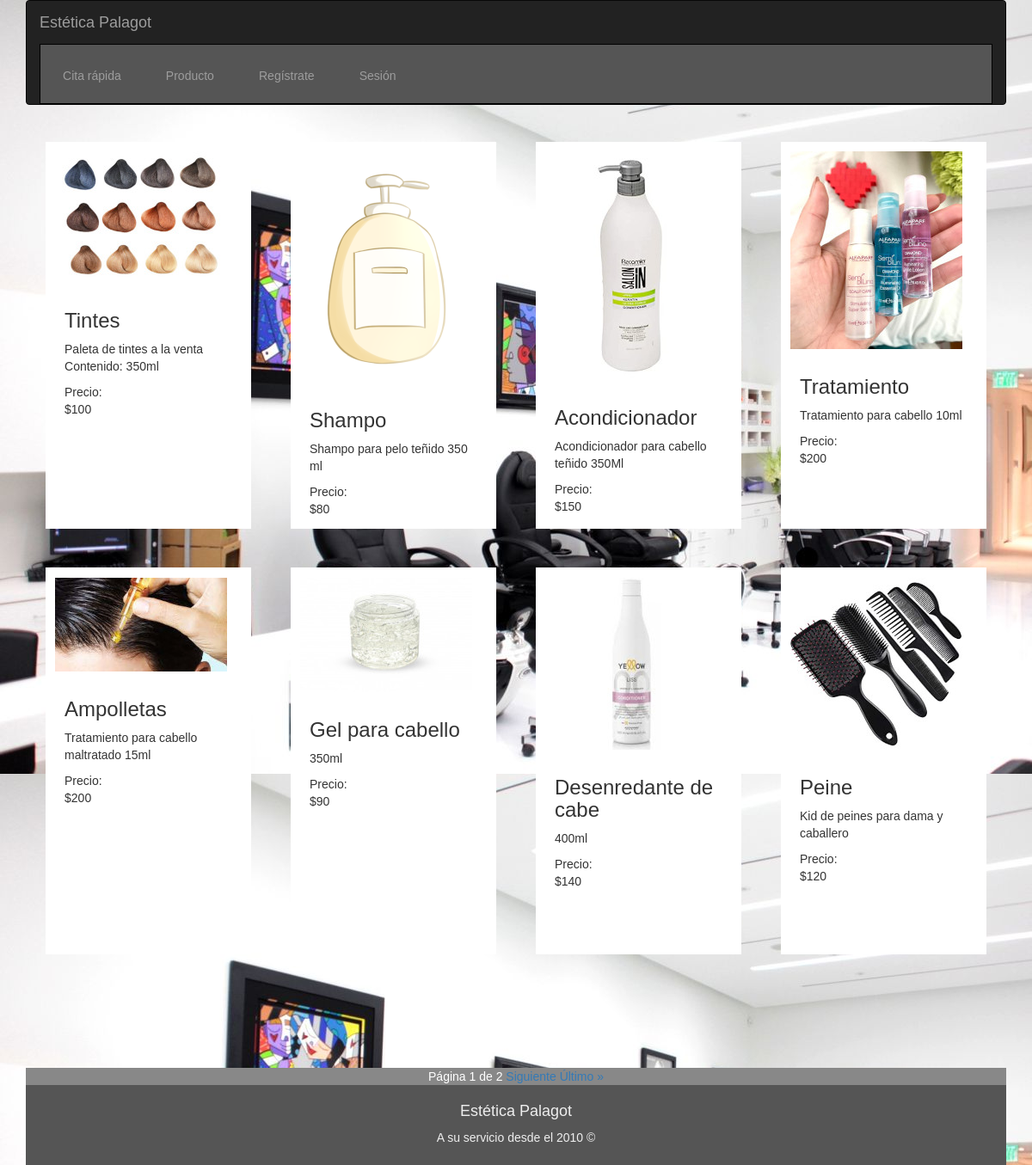
/producto, run on the app's committed database.
### Ejemplo1App/models.py (models this page shows, shortened)
class Producto(models.Model):
    title= models.CharField( max_length=20 )
    description= models.TextField()
    presio= models.IntegerField()
    stok= models.IntegerField()
    vendido= models.IntegerField()
    image= models.ImageField(default='null',upload_to="producto")
    class Meta:
        verbose_name = 'Articulo'
        verbose_name_plural = 'Articulos'

### Ejemplo1App/views.py (the view)
# urls.py: path('producto', views.producto, name='producto'),
def producto(request):
    producto = Producto.objects.all()
    paginador = Paginator(producto,8)
    pagina = request.GET.get('page')
    page_production = paginador.get_page(pagina)
    return render(request,'producto.html', {'productos': page_production})

### Ejemplo1App/templates/producto.html
{% extends 'layout.html' %}
{% block content %}
<div class="producto">
    {% for producto in productos %}
        <div class="fondProd">
            {% if producto.image %}
                <div class= "imgProd">
                    <img src= "{{producto.image.url}}" />
                </div>
            {% endif %}
            <div class= "infProd">
                <h3>{{ producto.title }}</h3>
                <p>{{ producto.description }}</p>
                <p>Precio: <br>${{ producto.presio }}</p>
            </div>
        </div>
    {% endfor %}
</div>
{% include 'pagination.html' %}
{% endblock %}

### Ejemplo1App/templates/layout.html (shortened to what this page needs)
<!DOCTYPE html>
{% load static %}
<html lang="en">
<head>
    <link rel="stylesheet" href="{% static 'css/styles.css' %}">
    <link rel="stylesheet" href="https://maxcdn.bootstrapcdn.com/bootstrap/3.4.1/css/bootstrap.min.css">
</head>
<body>
    <div class="container">
    <nav class="navbar navbar-inverse">
        <div class="container-fluid">
            <div class="navbar-header">
                <a class="navbar-brand" href="{% url 'index' %}">Estética Palagot</a>
            </div>
                <ul class="nav navbar-nav ">
                    <li class="pad "><a href="{% url 'cita_rapida' %}">Cita rápida</a></li>
                    <li class="pad"><a href="{% url 'producto' %}">Producto</a></li>
                    <li class="pad"><a href="{% url 'registro' %}">Regístrate</a></li>
                    <li class="pad"><a href="{% url 'sesion' %}">Sesión</a></li>
                </ul>
            </div>
    </nav>
    {% block content %}
    {% endblock %}
    <footer class="ft">
        <h4>Estética Palagot</h4>
        <p>A su servicio desde el 2010 &copy</p>
    </footer>
    </div>
</body>
</html>

### Ejemplo1App/templates/pagination.html (shortened to what this page needs)
<div class= "paginador">
    <span>
        Página {{productos.number}} de {{productos.paginator.num_pages}}
    </span>
    {% if productos.has_next %}
        <a href=" ?page={{productos.next_page_number}}">  Siguiente  </a>
        <a href=" ?page={{productos.paginator.num_pages}} " > Último &raquo; </a>
    {% endif %}
</div>

### Ejemplo1App/static/css/styles.css (style rules this page uses)
* { font-family: Arial, Helvetica, sans-serif; }
body { background-image: url('../img/fondo.jpg'); }
.nav { width: 100%; height: 70px; border: 1px solid #000; background: #555; }
.pad { margin: 1%; color: #000; }
.ft { padding: 1%; background: #555; }
.ft h4 { text-align: center; color: #eee; }
.ft p { text-align: center; color: #eee; }
.infProd { padding: 5%; }
.fondProd { background: #fff; margin: 2%; float: left; padding: 1%; width: 21%; height: 450px; }
.producto { height: 1100px; }
.paginador { background: #888; color: #fff; text-align: center; }

### data on the page
Producto: image (picture), title "Tintes", description "Paleta de tintes a la venta Contenido: 350ml", presio "100"
Producto: image (picture), title "Shampo", description "Shampo para pelo teñido 350 ml", presio "80"
Producto: image (picture), title "Acondicionador", description "Acondicionador para cabello teñido 350Ml", presio "150"
Producto: image (picture), title "Tratamiento", description "Tratamiento para cabello 10ml", presio "200"
Producto: image (picture), title "Ampolletas", description "Tratamiento para cabello maltratado 15ml", presio "200"
Producto: image (picture), title "Gel para cabello", description "350ml", presio "90"
Producto: image (picture), title "Desenredante de cabe", description "400ml", presio "140"
Producto: image (picture), title "Peine", description "Kid de peines para dama y caballero", presio "120"

### other printed values
{{ productos.number }} "1"
{{ productos.paginator.num_pages }} "2"
